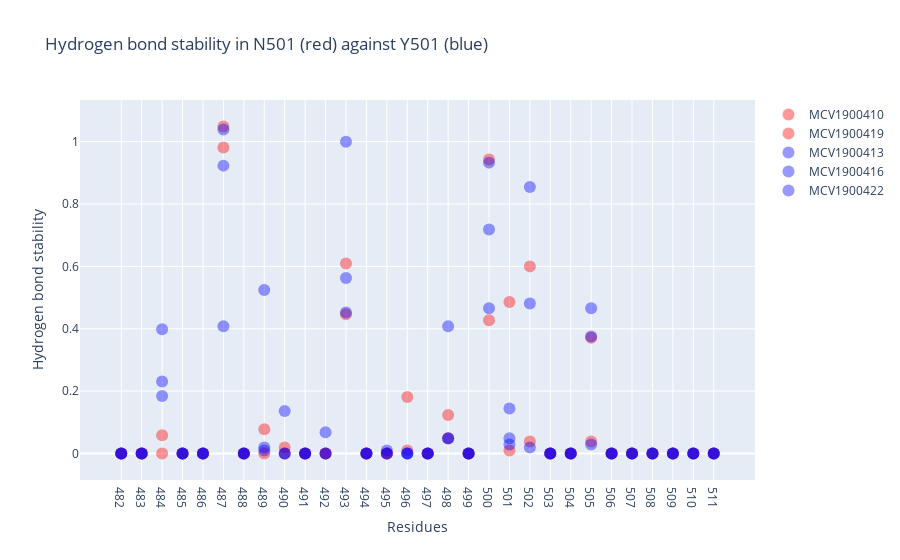

Notebook code cell kept with this figure:
### Markdown cell above
Now lets check hydrogen bonds

### Code cell
# Set a function to get the specific data energies we are interesed in
def get_hbonds_data (accession_or_id : str) -> dict:

    # Request the analysis
    analysis_request = api_url + 'projects/' + accession_or_id + '/analyses/hbonds'
    with urllib.request.urlopen(analysis_request) as response:
        parsed_response = json.loads(response.read().decode("utf-8"))
    analysis_data = parsed_response['data']

    # In this case, there is only one defined interaction: the protein-ligand interaction
    interaction_data = analysis_data[0]
    
    return interaction_data

# For each simulation, download hbonds data and find all hydrogen bonds in the target residues
colors = { 'N501': 'red', 'Y501': 'blue' }
hbonds_data = { 'N501': [], 'Y501': [] } # Store hbonds data for further use
plot_data = []
for group_name, simulations in simulation_groups.items():
    # Make a scatter for each energies result
    for simulation in simulations:
        simulation_id = simulation['identifier']
        accession = simulation['accession']
        # Get topology data and indices for target residues
        topology = simulation['topology']
        atom_residue_indices = topology['atom_residue_indices']
        target_residue_indices = simulation['target_residue_indices']
        # Get the hydrogen bonds data
        hbond_data = get_hbonds_data(simulation_id)
        # Get hydrogen bonds in the target residues
        acceptors = hbond_data['acceptors']
        donors = hbond_data['donors']
        hbonds = hbond_data['hbonds']
        target_hbonds = {}
        for i, target_residue_index in enumerate(target_residue_indices):
            # Find atom indices for all atoms in target residue
            target_atoms = [ atom_index for atom_index, residue_index in enumerate(atom_residue_indices) if residue_index == target_residue_index ]
            residue_stability = 0
            for j, hb in enumerate(hbonds):
                acceptor = acceptors[j]
                donor = donors[j]
                target_atom = next((atom for atom in [acceptor, donor] if atom in target_atoms), None)
                if not target_atom:
                    continue
                # Calculate the residue stability by adding all its hydrogen bond stabilities
                hbond_stability = sum(hb) / len(hb)
                residue_stability += hbond_stability
            # Set the final dataset to be displayed, using reference numeration for the residue labels
            target_residue_reference_number = target_residues[i]
            target_hbonds[target_residue_reference_number] = residue_stability
        hbonds_data[group_name].append(target_hbonds)
        # Generate the corresponding line for the plot
        plot_data.append(
            go.Scatter(
                x = list(target_hbonds.keys()),
                y = list(target_hbonds.values()),
                name = accession,
                opacity=0.4,
                marker={'color': colors[group_name], 'size': 12},
                mode="markers",
            )
        )
        
# Show the figure of all energies overlapped
fig = go.Figure({
    "data": plot_data,
    "layout": go.Layout(
        title= 'Hydrogen bond stability in N501 (red) against Y501 (blue)',
        xaxis={'title': 'Residues', 'tickvals': list(target_hbonds.keys())},
        yaxis={'title': 'Hydrogen bond stability'},
    )
})
fig.show()

### Figure 1 — Plotly figure (JSON) as saved in the notebook; plotly's stock layout.template omitted (floating-point values rounded to 4 significant figures)
{"data": [{"marker": {"color": "red", "size": 12}, "mode": "markers", "name": "MCV1900410", "opacity": 0.4, "type": "scatter", "x": [482, 483, 484, 485, 486, 487, 488, 489, 490, 491, 492, 493, 494, 495, 496, 497, 498, 499, 500, 501, 502, 503, 504, 505, 506, 507, 508, 509, 510, 511], "y": [0, 0, 0.05825, 0, 0, 1.049, 0, 0.07767, 0.01942, 0, 0, 0.4466, 0, 0, 0.009709, 0, 0.04854, 0, 0.4272, 0.4854, 0.03883, 0, 0, 0.03883, 0, 0, 0, 0, 0, 0]}, {"marker": {"color": "red", "size": 12}, "mode": "markers", "name": "MCV1900419", "opacity": 0.4, "type": "scatter", "x": [482, 483, 484, 485, 486, 487, 488, 489, 490, 491, 492, 493, 494, 495, 496, 497, 498, 499, 500, 501, 502, 503, 504, 505, 506, 507, 508, 509, 510, 511], "y": [0, 0, 0, 0, 0, 0.981, 0, 0, 0, 0, 0, 0.6095, 0, 0, 0.181, 0, 0.1238, 0, 0.9429, 0.009524, 0.6, 0, 0, 0.3714, 0, 0, 0, 0, 0, 0]}, {"marker": {"color": "blue", "size": 12}, "mode": "markers", "name": "MCV1900413", "opacity": 0.4, "type": "scatter", "x": [482, 483, 484, 485, 486, 487, 488, 489, 490, 491, 492, 493, 494, 495, 496, 497, 498, 499, 500, 501, 502, 503, 504, 505, 506, 507, 508, 509, 510, 511], "y": [0, 0, 0.2308, 0, 0, 0.9231, 0, 0.009615, 0, 0, 0, 0.4519, 0, 0.009615, 0, 0, 0.04808, 0, 0.9327, 0.1442, 0.4808, 0, 0, 0.375, 0, 0, 0, 0, 0, 0]}, {"marker": {"color": "blue", "size": 12}, "mode": "markers", "name": "MCV1900416", "opacity": 0.4, "type": "scatter", "x": [482, 483, 484, 485, 486, 487, 488, 489, 490, 491, 492, 493, 494, 495, 496, 497, 498, 499, 500, 501, 502, 503, 504, 505, 506, 507, 508, 509, 510, 511], "y": [0, 0, 0.1845, 0, 0, 0.4078, 0, 0.5243, 0.1359, 0, 0.06796, 1, 0, 0, 0, 0, 0.4078, 0, 0.466, 0.02913, 0.01942, 0, 0, 0.02913, 0, 0, 0, 0, 0, 0]}, {"marker": {"color": "blue", "size": 12}, "mode": "markers", "name": "MCV1900422", "opacity": 0.4, "type": "scatter", "x": [482, 483, 484, 485, 486, 487, 488, 489, 490, 491, 492, 493, 494, 495, 496, 497, 498, 499, 500, 501, 502, 503, 504, 505, 506, 507, 508, 509, 510, 511], "y": [0, 0, 0.3981, 0, 0, 1.039, 0, 0.01942, 0, 0, 0, 0.5631, 0, 0, 0, 0, 0.04854, 0, 0.7184, 0.04854, 0.8544, 0, 0, 0.466, 0, 0, 0, 0, 0, 0]}], "layout": {"title": {"text": "Hydrogen bond stability in N501 (red) against Y501 (blue)"}, "xaxis": {"tickvals": [482, 483, 484, 485, 486, 487, 488, 489, 490, 491, 492, 493, 494, 495, 496, 497, 498, 499, 500, 501, 502, 503, 504, 505, 506, 507, 508, 509, 510, 511], "title": {"text": "Residues"}}, "yaxis": {"title": {"text": "Hydrogen bond stability"}}}}
